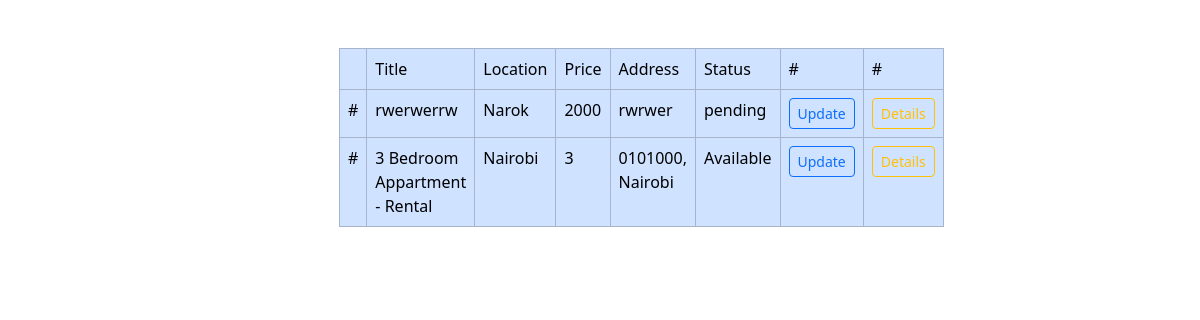
Page /realtor/property_list/ on the earlier database version.
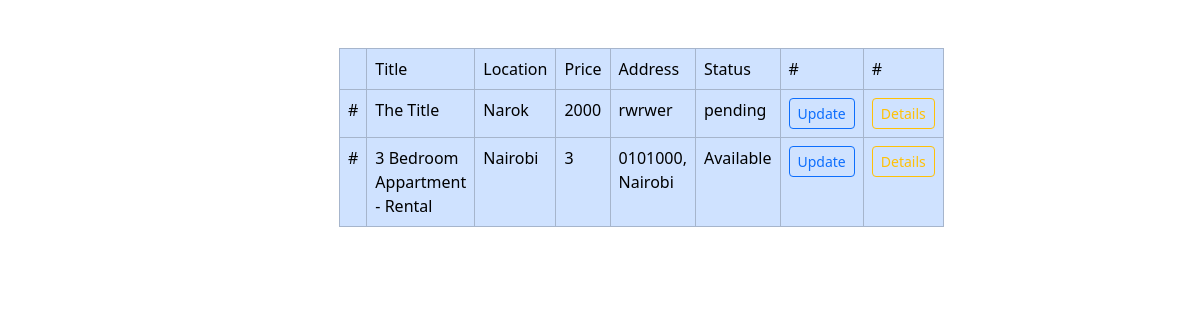
Same page on the later database version.
### realtor/models.py (models this page shows)
class Properties(models.Model):
    title = models.CharField(max_length=250)
    description = models.TextField()
    address = models.CharField(max_length=250)
    price = models.IntegerField()
    size = models.CharField(max_length=50, blank=True)
    bedrooms = models.IntegerField(blank=True)
    bathrooms = models.IntegerField(blank=True)
    amentities = models.CharField(max_length=100, blank=True)
    status = models.CharField(max_length=50)
    year_built = models.IntegerField()
    images = models.ImageField(upload_to='images/properties', blank=True)
    location = models.CharField(max_length=100)
    features = models.TextField(blank=True)

### realtor/views.py (the view)
# urls.py: path("property_list/", views.PropertyListView.as_view(), name="property_list"),
class PropertyListView(ListView):
    context_object_name = 'properties'
    model = Properties
    template_name = 'realtors/property_list.html'

### templates/realtors/property_list.html
{% extends './dashboard.html' %}
{% block content %}
<div class="container p-5">
    <div class="col-md-6 m-auto">
        <table class="table table-bordered table-primary">
            <tr>
                <td></td>
                <td>Title</td>
                <td>Location</td>
                <td>Price</td>
                <td>Address</td>
                <td>Status</td>
                <td>#</td>
                <td>#</td>
            </tr>
            {% for property in properties %}
            <tr>
                <td>#</td>
                <td>{{property.title}}</td>
                <td>{{property.location}}</td>
                <td>{{property.price}}</td>
                <td>{{property.address}}</td>
                <td>{{property.status}}</td>
                <td>
                    <a href="{% url 'update_property' property.id %}" class="btn btn-sm btn-outline-primary">Update</a>
                </td>
                <td>
                    <a href="{% url 'property_details' property.id %}" class="btn btn-sm btn-outline-warning">Details</a>
                </td>
            </tr>
            {% endfor %}
        </table>
    </div>
</div>
{% endblock %}

Differences in the rows shown:
changed Properties "Narok": title "rwerwerrw" → "The Title"
